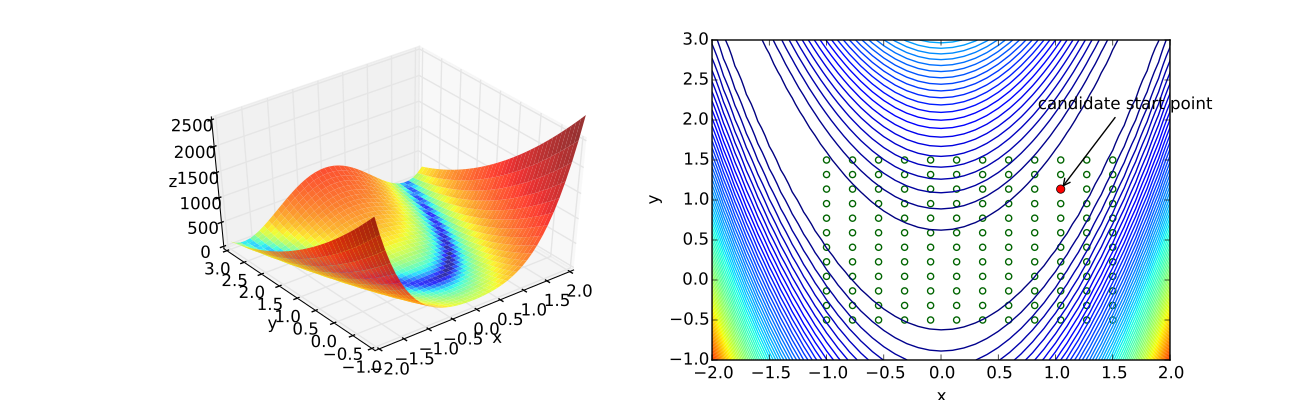

Here is the Python script that generated this plot:
import matplotlib.pyplot as plt
import numpy as np

from scipy.optimize import rosen
from matplotlib.colors import LogNorm
from pyalacarte.optimize import candidate_start_points_grid
from pyalacarte.utils import unvectorize_args

_rosen = unvectorize_args(rosen)

y, x = np.mgrid[-1:3.1:0.1, -2:2.2:0.1]
z = _rosen(x, y)

candidates = candidate_start_points_grid([(-1, 1.5), (-.5, 1.5)], nums=12)
candidates_min = candidates[:, np.argmin(rosen(candidates))]

fig = plt.figure(figsize=(13, 4))

ax1 = fig.add_subplot(121, projection='3d', azim=-128, elev=43)

ax1.plot_surface(x, y, z, norm=LogNorm(), rstride=1, cstride=1,
                 cmap=plt.cm.jet, alpha=0.8, edgecolor='none')

ax1.set_xlim((-2, 2.0))
ax1.set_ylim((-1, 3.0))
ax1.set_zlim((0, 2500))

ax1.set_xlabel('x')
ax1.set_ylabel('y')
ax1.set_zlabel('z')

ax2 = fig.add_subplot(122)

ax2.contour(x, y, z, 75)
ax2.scatter(*candidates, facecolor='none', edgecolor='DarkGreen')

ax2.plot([candidates_min[0]], [candidates_min[1]], 'ro')

ax2.annotate('candidate start point', xy=candidates_min,
            xytext=candidates_min+np.array([-.2, 1]),
            arrowprops=dict(arrowstyle='->', facecolor='black'))

ax2.set_xlim((-2, 2.0))
ax2.set_ylim((-1, 3.0))

ax2.set_xlabel('x')
ax2.set_ylabel('y')

plt.show()
